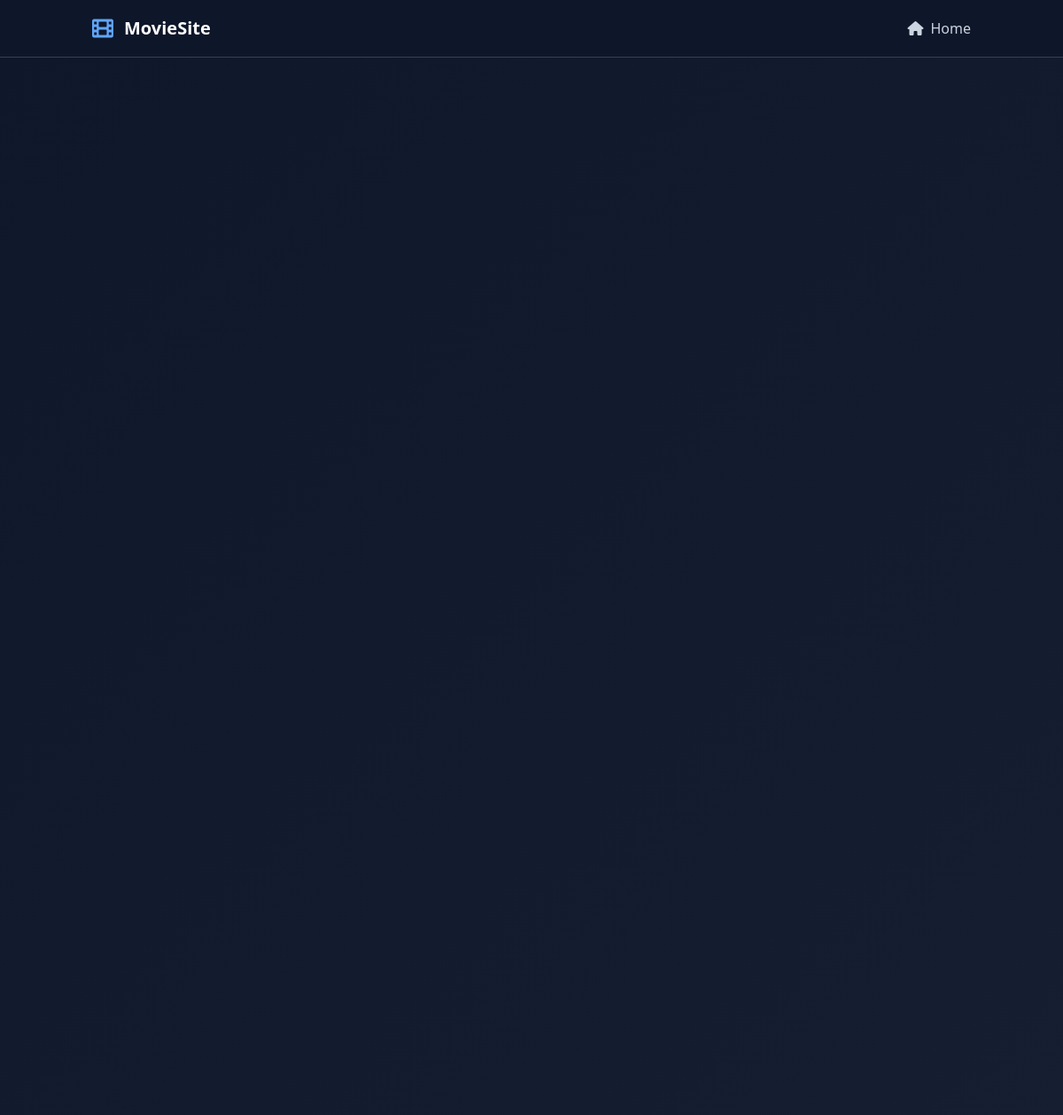
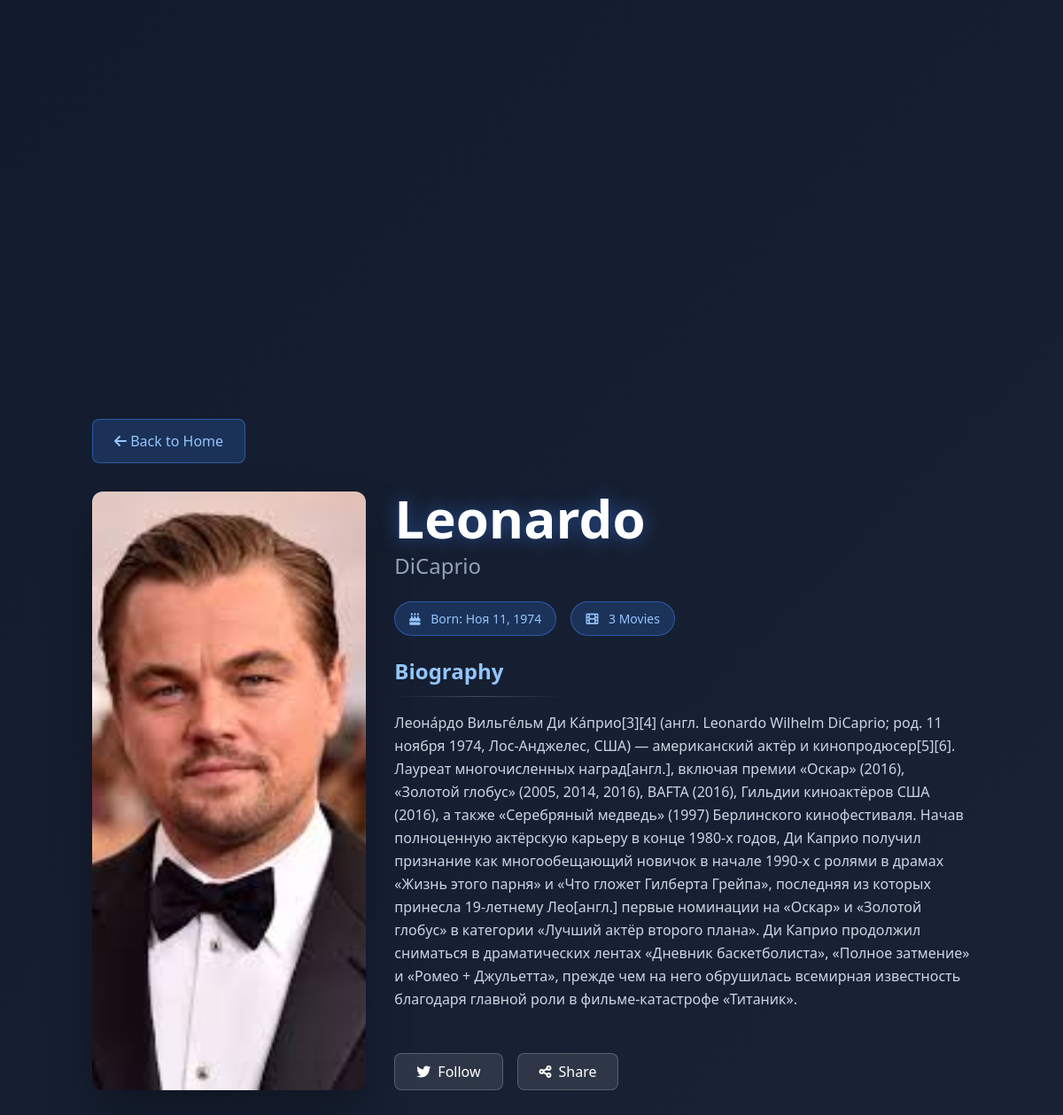
The app's page /actor/leonardo-dicaprio/ with its own data (2 pictures, top to bottom).
### movie_app/models.py (models this page shows, shortened)
class Actors(models.Model):
    name=models.CharField(max_length=50)
    surname=models.CharField(max_length=50)
    bio=models.TextField()
    birth_date=models.DateField()
    image=models.ImageField(upload_to='actors/',blank=True,null=True)
    slug=models.SlugField(unique=True, blank=True, null=True)

### movie_app/views.py (the view)
# urls.py: path('actor/<slug:slug>/', actor_detail, name='actor_detail'),
def actor_detail(request, slug):
    actor = get_object_or_404(Actors, slug=slug)
    movies = actor.movie_set.all()
    return render(request, 'actor_detail.html', {
        'actor': actor,
        'movies': movies
    })

### templates/actor_detail.html (shortened to what this page needs)
<!DOCTYPE html>
<html lang="en">
<head>
    <script src="https://cdn.tailwindcss.com"></script>
    <link href="https://cdnjs.cloudflare.com/ajax/libs/font-awesome/6.0.0/css/all.min.css" rel="stylesheet">
</head>
<body class="bg-slate-900 text-white overflow-x-hidden">
    <nav class="fixed top-0 w-full z-50 bg-slate-900/90 backdrop-blur-md border-b border-slate-700">
        <div class="container mx-auto px-4 py-4">
            <div class="flex items-center justify-between">
                <a href="{% url 'home' %}" class="flex items-center space-x-3 hover:opacity-80 transition-opacity">
                    <i class="fas fa-film text-2xl text-blue-400"></i>
                    <span class="text-xl font-bold">MovieSite</span>
                </a>
                <div class="flex items-center space-x-4">
                    <a href="{% url 'home' %}" class="text-slate-300 hover:text-white transition-colors">
                        <i class="fas fa-home mr-2"></i>Home
                    </a>
                </div>
            </div>
        </div>
    </nav>
    <section class="hero-background min-h-screen flex items-center pt-20 pb-16">
        <div class="container mx-auto px-4">
            <a href="{% url 'home' %}" class="back-button mb-8 block w-fit">
                <i class="fas fa-arrow-left"></i>
                <span>Back to Home</span>
            </a>
            <div class="grid lg:grid-cols-3 gap-8">
                <div class="lg:col-span-1 flex justify-center lg:justify-start">
                    <div class="actor-image-container max-w-xs w-full">
                        {% if actor.image %}
                            <img src="{{ actor.image.url }}"
                                 alt="{{ actor.name }} {{ actor.surname }}"
                                 class="actor-image">
                        {% endif %}
                    </div>
                </div>
                <div class="lg:col-span-2">
                    <div class="space-y-6">
                        <div>
                            <h1 class="text-5xl lg:text-6xl font-bold text-glow mb-2">
                                {{ actor.name }}
                            </h1>
                            <p class="text-2xl text-slate-400">
                                {{ actor.surname }}
                            </p>
                        </div>
                        <div class="flex flex-wrap items-center gap-4">
                            {% if actor.birth_date %}
                                <div class="badge">
                                    <i class="fas fa-birthday-cake mr-2"></i>
                                    Born: {{ actor.birth_date|date:"M d, Y" }}
                                </div>
                            {% endif %}
                            {% if movies %}
                                <div class="badge">
                                    <i class="fas fa-film mr-2"></i>
                                    {{ movies.count }} Movie{{ movies.count|pluralize }}
                                </div>
                            {% endif %}
                        </div>
                        <div class="space-y-4">
                            <div>
                                <h2 class="text-2xl font-bold mb-3 text-blue-300">Biography</h2>
                                <div class="section-divider max-w-48 mb-4"></div>
                                <p class="bio-text leading-relaxed">
                                    {{ actor.bio }}
                                </p>
                            </div>
                        </div>
                        <div class="flex gap-4 pt-6">
                            <button class="glass-effect px-6 py-2 rounded-lg flex items-center gap-2 hover:bg-white/20 transition-all">
                                <i class="fab fa-twitter"></i>
                                <span>Follow</span>
                            </button>
                            <button class="glass-effect px-6 py-2 rounded-lg flex items-center gap-2 hover:bg-white/20 transition-all">
                                <i class="fas fa-share-alt"></i>
                                <span>Share</span>
                            </button>
                        </div>
                    </div>
                </div>
            </div>
        </div>
    </section>
</body>
</html>

### templates/actor_detail.html (style rules this page uses)
.hero-background { background: linear-gradient(135deg, rgba(15, 23, 42, 0.95) 0%, rgba(30, 41, 59, 0.95) 100%); }
.glass-effect { backdrop-filter: blur(20px); background: rgba(255, 255, 255, 0.1); border: 1px solid rgba(255, 255, 255, 0.2); }
.actor-image-container { aspect-ratio: 3/4; overflow: hidden; border-radius: 12px; box-shadow: 0 25px 50px rgba(0, 0, 0, 0.3); }
.actor-image { width: 100%; height: 100%; object-fit: cover; object-position: center; }
.text-glow { text-shadow: 0 0 20px rgba(59, 130, 246, 0.5); }
.section-divider { height: 1px; background: linear-gradient(90deg, transparent 0%, rgba(255, 255, 255, 0.2) 50%, transparent 100%); }
.back-button { display: inline-flex; align-items: center; gap: 0.5rem; padding: 0.75rem 1.5rem; background: rgba(59, 130, 246, 0.2); border: 1px solid rgba(59, 130, 246, 0.5); border-radius: 8px; color: #93c5fd; transition: all 0.3s ease; }
.badge { display: inline-block; background: rgba(59, 130, 246, 0.2); border: 1px solid rgba(59, 130, 246, 0.5); padding: 0.5rem 1rem; border-radius: 20px; font-size: 0.875rem; color: #93c5fd; }
.bio-text { line-height: 1.8; color: #cbd5e1; }

### records on screen
Actors: image (picture), name "Leonardo", surname "DiCaprio", birth_date "Ноя 11, 1974", bio "Леона́рдо Вильге́льм Ди Ка́прио[3][4] (англ. Leonardo Wilhelm DiCaprio; род. 11 ноября 1974, Лос-Анджелес, США) — американский актёр и кинопродюсер[5][6]. Лауреат многочисленных наград[англ.], включая премии «Оскар» (2016), «Золотой глобус» (2005, 2014, 2016), BAFTA (2016), Гильдии киноактёров США (2016), а также «Серебряный медведь» (1997) Берлинского кинофестиваля. Начав полноценную актёрскую карьеру в конце 1980-х годов, Ди Каприо получил признание как многообещающий новичок в начале 1990-х с ролями в драмах «Жизнь этого парня» и «Что гложет Гилберта Грейпа», последняя из которых принесла 19-летнему Лео[англ.] первые номинации на «Оскар» и «Золотой глобус» в категории «Лучший актёр…"

### other values on screen
{{ movies.count }} "3"
